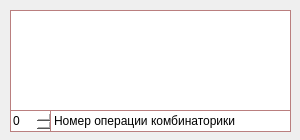
<?xml version="1.0" encoding="UTF-8"?>
<ui version="4.0">
 <class>SecondWindow</class>
 <widget class="QDialog" name="SecondWindow">
  <property name="enabled">
   <bool>true</bool>
  </property>
  <property name="geometry">
   <rect>
    <x>0</x>
    <y>0</y>
    <width>300</width>
    <height>140</height>
   </rect>
  </property>
  <property name="minimumSize">
   <size>
    <width>300</width>
    <height>140</height>
   </size>
  </property>
  <property name="maximumSize">
   <size>
    <width>300</width>
    <height>140</height>
   </size>
  </property>
  <property name="windowTitle">
   <string>Формула 3000</string>
  </property>
  <widget class="QLabel" name="label_formula">
   <property name="geometry">
    <rect>
     <x>10</x>
     <y>10</y>
     <width>281</width>
     <height>101</height>
    </rect>
   </property>
   <property name="styleSheet">
    <string notr="true">background-color: rgb(255, 255, 255);
border:1px solid #ba7f7f;
	color: rgb(0, 0, 0);</string>
   </property>
   <property name="text">
    <string/>
   </property>
  </widget>
  <widget class="QSpinBox" name="spinBox_formula">
   <property name="enabled">
    <bool>false</bool>
   </property>
   <property name="geometry">
    <rect>
     <x>10</x>
     <y>110</y>
     <width>42</width>
     <height>22</height>
    </rect>
   </property>
   <property name="styleSheet">
    <string notr="true">QSpinBox {
background-color: rgb(255, 255, 255);
border:1px solid #ba7f7f;
	color: rgb(0, 0, 0);
 }



QSpinBox::up-button {
     subcontrol-origin: border;
     subcontrol-position: top right; /* позиция - в верхнем правом углу */
     width: 15px;
     height: 8px;
	 
	border-image: url(:/new/prefix1/png/up11.png);
     border-width: 1px;
 }
QSpinBox::up-button:hover { 
	border-image: url(:/new/prefix1/png/up12.png);
 }
QSpinBox::up-button:pressed {
	border-image: url(:/new/prefix1/png/up13.png);
 }



QSpinBox::down-button {
     subcontrol-origin: border;
     subcontrol-position: bottom right; /* позиция - в нижнем правом углу */
     width: 15px;
     height: 8px;
	 
	border-image: url(:/new/prefix1/png/down11.png);
     border-width: 1px;
 }
QSpinBox::down-button:hover { 
	 
	border-image: url(:/new/prefix1/png/down12.png);
 }
QSpinBox::down-button:pressed {
	
	border-image: url(:/new/prefix1/png/down13.png);
 }</string>
   </property>
  </widget>
  <widget class="QLabel" name="label_2">
   <property name="enabled">
    <bool>false</bool>
   </property>
   <property name="geometry">
    <rect>
     <x>50</x>
     <y>110</y>
     <width>241</width>
     <height>22</height>
    </rect>
   </property>
   <property name="styleSheet">
    <string notr="true">background-color: rgb(255, 255, 255);
border:1px solid #ba7f7f;
	color: rgb(0, 0, 0);</string>
   </property>
   <property name="text">
    <string>Номер операции комбинаторики</string>
   </property>
  </widget>
  <widget class="QLabel" name="label">
   <property name="geometry">
    <rect>
     <x>10</x>
     <y>140</y>
     <width>281</width>
     <height>21</height>
    </rect>
   </property>
   <property name="styleSheet">
    <string notr="true">background-color: rgb(250, 250, 250);
color: rgb(0, 0, 0);
border:1px solid grey;</string>
   </property>
   <property name="text">
    <string/>
   </property>
  </widget>
 </widget>
 <resources/>
 <connections/>
</ui>
